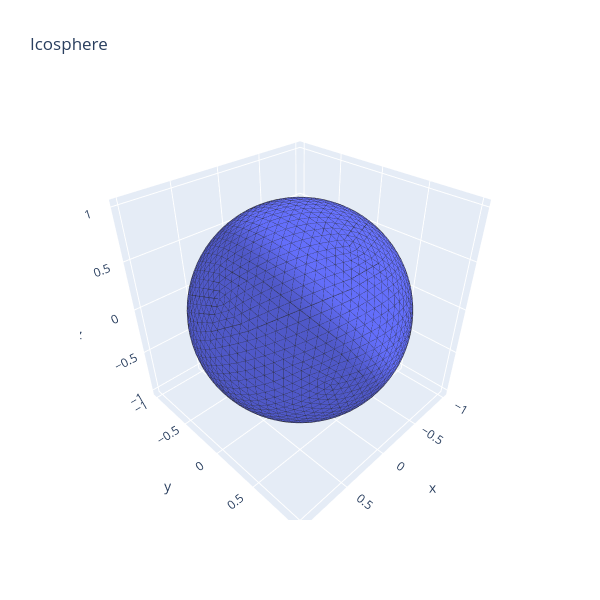

This figure's notebook cell:
### Code cell
import icosphere
import plotly.graph_objects as go
from plotly.subplots import make_subplots


def mesh_plot(vertices, faces):
    x, y, z = vertices.T
    i, j, k = faces.T
    return go.Mesh3d(x=x, y=y, z=z, i=i, j=j, k=k)


def wireframe_plot(vertices, faces):
    # Collect unique edges from all triangular faces.
    edges = set()
    for a, b, c in faces:
        edges.add(tuple(sorted((a, b))))
        edges.add(tuple(sorted((b, c))))
        edges.add(tuple(sorted((c, a))))

    x, y, z = [], [], []
    for i, j in edges:
        x.extend([vertices[i, 0], vertices[j, 0], None])
        y.extend([vertices[i, 1], vertices[j, 1], None])
        z.extend([vertices[i, 2], vertices[j, 2], None])

    line_style = dict(color="rgb(40,40,40)", width=1)
    return go.Scatter3d(x=x, y=y, z=z, mode="lines", line=line_style, showlegend=False)


nu = 15
vertices, faces = icosphere.icosphere(nu)

fig = go.Figure()
fig.add_trace(mesh_plot(vertices, faces))
fig.add_trace(wireframe_plot(vertices, faces))

fig.update_layout(title_text="Icosphere", height=600, width=600)
fig.show()

### Figure 1 — Plotly figure (JSON) as saved in the notebook; plotly's stock layout.template omitted (floating-point values rounded to 4 significant figures; data arrays with more than 128 entries replaced by an {"elided": "..."} marker saying what was removed)
{"data": [{"i": {"elided": "4500 int values"}, "j": {"elided": "4500 int values"}, "k": {"elided": "4500 int values"}, "type": "mesh3d", "x": {"elided": "2252 float values"}, "y": {"elided": "2252 float values"}, "z": {"elided": "2252 float values"}}, {"line": {"color": "rgb(40,40,40)", "width": 1}, "mode": "lines", "showlegend": false, "type": "scatter3d", "x": {"elided": "20250 float values"}, "y": {"elided": "20250 float values"}, "z": {"elided": "20250 float values"}}], "layout": {"height": 600, "title": {"text": "Icosphere"}, "width": 600}}
